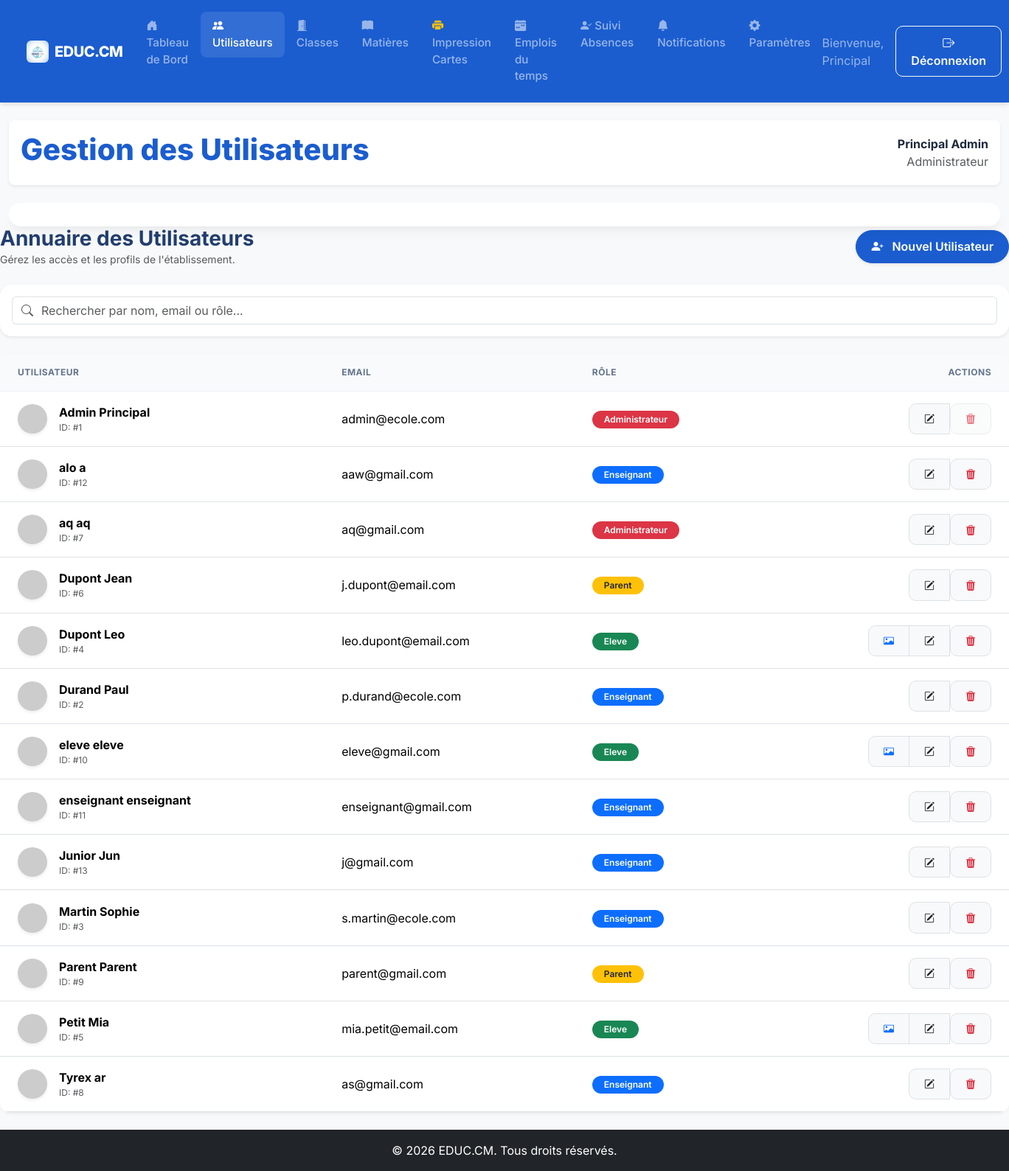
Page /pages/gestion_utilisateurs.php (signed in) on the committed database.
### tables this page shows
CREATE TABLE `utilisateurs` (
  `id` int(11) NOT NULL,
  `nom` varchar(100) NOT NULL,
  `prenom` varchar(100) NOT NULL,
  `email` varchar(255) NOT NULL,
  `mot_de_passe` varchar(255) NOT NULL,
  `role` enum('administrateur','enseignant','eleve','parent') NOT NULL,
  `photo` varchar(255) DEFAULT 'default_avatar.png',
  `telephone` varchar(20) DEFAULT NULL,
  `qr_token` varchar(100) DEFAULT NULL,
  `date_creation` timestamp NOT NULL DEFAULT current_timestamp()
);

### pages/gestion_utilisateurs.php (the view, shortened to what this page needs)
<?php
include '../includes/header.php';
require_once '../includes/db.php';
$users_result = $conn->query("SELECT id, nom, prenom, email, role, photo FROM utilisateurs ORDER BY nom, prenom");
?>
<div class="row mb-4 align-items-center">
    <div class="col-md-6">
        <h3 class="fw-bold text-navy mb-0">Annuaire des Utilisateurs</h3>
        <p class="text-muted small mb-0">Gérez les accès et les profils de l'établissement.</p>
    </div>
    <div class="col-md-6 text-md-end mt-3 mt-md-0">
        <button class="btn btn-primary rounded-pill shadow-sm" type="button" data-bs-toggle="collapse" data-bs-target="#formCollapse">
            <i class="bi bi-person-plus-fill me-2"></i> Nouvel Utilisateur
        </button>
    </div>
</div>
<div class="card border-0 shadow-sm rounded-4 mb-4">
    <div class="card-body p-3">
        <div class="input-group">
            <span class="input-group-text bg-white border-end-0 text-muted">
                <i class="bi bi-search"></i>
            </span>
            <input type="text" id="userSearch" class="form-control border-start-0 ps-0" placeholder="Rechercher par nom, email ou rôle...">
        </div>
    </div>
</div>
<div class="card border-0 shadow-sm rounded-4">
    <div class="card-body p-0">
        <div class="table-responsive">
            <table class="table table-hover align-middle mb-0" id="userTable">
                <thead>
                    <tr>
                        <th class="ps-4">Utilisateur</th>
                        <th>Email</th>
                        <th>Rôle</th>
                        <th class="text-end pe-4">Actions</th>
                    </tr>
                </thead>
                <tbody>
                    <?php while ($user = $users_result->fetch_assoc()):
                        $role_color = [
                            'administrateur' => 'bg-danger',
                            'enseignant' => 'bg-primary',
                            'eleve' => 'bg-success',
                            'parent' => 'bg-warning text-dark'
                        ][$user['role']];
                        $photo_name = $user['photo'];
                        $photo_path = "../uploads/photos/" . $photo_name;
                        if (!empty($photo_name) && $photo_name !== 'default_avatar.png' && file_exists($photo_path)) {
                            $avatar_url = "/G/uploads/photos/" . $photo_name;
                        } else {
                            $avatar_url = "https://ui-avatars.com/api/?name=" . urlencode($user['prenom'] . ' ' . $user['nom']) . "&background=random&color=fff&size=128";
                        }
                    ?>
                        <tr>
                            <td class="ps-4">
                                <div class="d-flex align-items-center">
                                    <img src="<?php echo $avatar_url; ?>" class="rounded-circle me-3 shadow-sm" style="width: 40px; height: 40px; object-fit: cover;">
                                    <div>
                                        <div class="fw-bold mb-0"><?php echo htmlspecialchars($user['nom'].' '.$user['prenom']); ?></div>
                                        <div class="text-muted x-small">ID: #<?php echo $user['id']; ?></div>
                                    </div>
                                </div>
                            </td>
                            <td><?php echo htmlspecialchars($user['email']); ?></td>
                            <td><span class="badge <?php echo $role_color; ?> rounded-pill px-3"><?php echo ucfirst($user['role']); ?></span></td>
                            <td class="text-end pe-4">
                                <div class="btn-group">
                                    <?php if ($user['role'] === 'eleve'): ?>
                                        <a href="pages/carte_scolaire.php?id=<?php echo $user['id']; ?>" class="btn btn-sm btn-light border" title="Carte Scolaire">
                                            <i class="bi bi-card-image text-primary"></i>
                                        </a>
                                    <?php endif; ?>
                                    <a href="pages/modifier_utilisateur.php?id=<?php echo $user['id']; ?>" class="btn btn-sm btn-light border" title="Modifier">
                                        <i class="bi bi-pencil-square text-dark"></i>
                                    </a>
                                    <form action="pages/gestion_utilisateurs.php" method="POST" class="d-inline" onsubmit="return confirm('Supprimer définitivement ?');">
                                        <button type="submit" name="delete_user" class="btn btn-sm btn-light border" <?php if ($user['id'] == $_SESSION['user_id']) echo 'disabled'; ?>>
                                            <i class="bi bi-trash3-fill text-danger"></i>
                                        </button>
                                    </form>
                                </div>
                            </td>
                        </tr>
                    <?php endwhile; ?>
                </tbody>
            </table>
        </div>
    </div>
</div>
<?php
include '../includes/footer.php';
?>

### css/main.css (style rules this page uses)
:root { --educ-navy: #1b5dcf; --educ-turquoise: #39A9C3; --educ-cyan: #6EC6D0; --educ-green: #64B89A; --educ-bg: #0080ff; --card-shadow: 0 10px 15px -3px rgba(0, 0, 0, 0.05), 0 4px 6px -2px rgba(0, 0, 0, 0.02); }
body { font-family: 'Inter', sans-serif; background-color: var(--educ-bg); color: #1e293b; display: flex; flex-direction: column; min-height: 100vh; }
.card { border: none; border-radius: 16px; box-shadow: var(--card-shadow); transition: transform 0.2s; }
.btn { border-radius: 10px; padding: 0.6rem 1.25rem; font-weight: 600; transition: all 0.3s; }
.btn-primary { background-color: var(--educ-navy); border-color: var(--educ-navy); }
.table { border-radius: 12px; overflow: hidden; }
.table thead th { background-color: #f1f5f9; color: #64748b; font-weight: 700; text-transform: uppercase; font-size: 0.75rem; letter-spacing: 0.5px; padding: 1rem; border: none; }
.table tbody td { padding: 1rem; vertical-align: middle; }
.badge { padding: 0.5em 0.8em; border-radius: 6px; font-weight: 600; }

### pages/gestion_utilisateurs.php (style rules this page uses)
.text-navy { color: #223E6F; }
.x-small { font-size: 0.75rem; }
#userTable thead th { background-color: #f8fafc; color: #64748b; border-bottom: 1px solid #edf2f7; }

### rows in the picture
utilisateurs: nom+prenom "Admin Principal", id "1", email "admin@ecole.com", role "Administrateur"
utilisateurs: nom+prenom "alo a", id "12", email "aaw@gmail.com", role "Enseignant"
utilisateurs: nom+prenom "aq aq", id "7", email "aq@gmail.com", role "Administrateur"
utilisateurs: nom+prenom "Dupont Jean", id "6", email "j.dupont@email.com", role "Parent"
utilisateurs: nom+prenom "Dupont Leo", id "4", email "leo.dupont@email.com", role "Eleve"
utilisateurs: nom+prenom "Durand Paul", id "2", email "p.durand@ecole.com", role "Enseignant"
utilisateurs: nom+prenom "eleve eleve", id "10", email "eleve@gmail.com", role "Eleve"
utilisateurs: nom+prenom "enseignant enseignant", id "11", email "enseignant@gmail.com", role "Enseignant"
utilisateurs: nom+prenom "Junior Jun", id "13", email "j@gmail.com", role "Enseignant"
utilisateurs: nom+prenom "Martin Sophie", id "3", email "s.martin@ecole.com", role "Enseignant"
utilisateurs: nom+prenom "Parent Parent", id "9", email "parent@gmail.com", role "Parent"
utilisateurs: nom+prenom "Petit Mia", id "5", email "mia.petit@email.com", role "Eleve"
utilisateurs: nom+prenom "Tyrex ar", id "8", email "as@gmail.com", role "Enseignant"

### other values in the picture
$user_prenom "Principal"
$page_title "Gestion des Utilisateurs"
$user_prenom . ' ' . $user_nom "Principal Admin"
$user_role "Administrateur"
